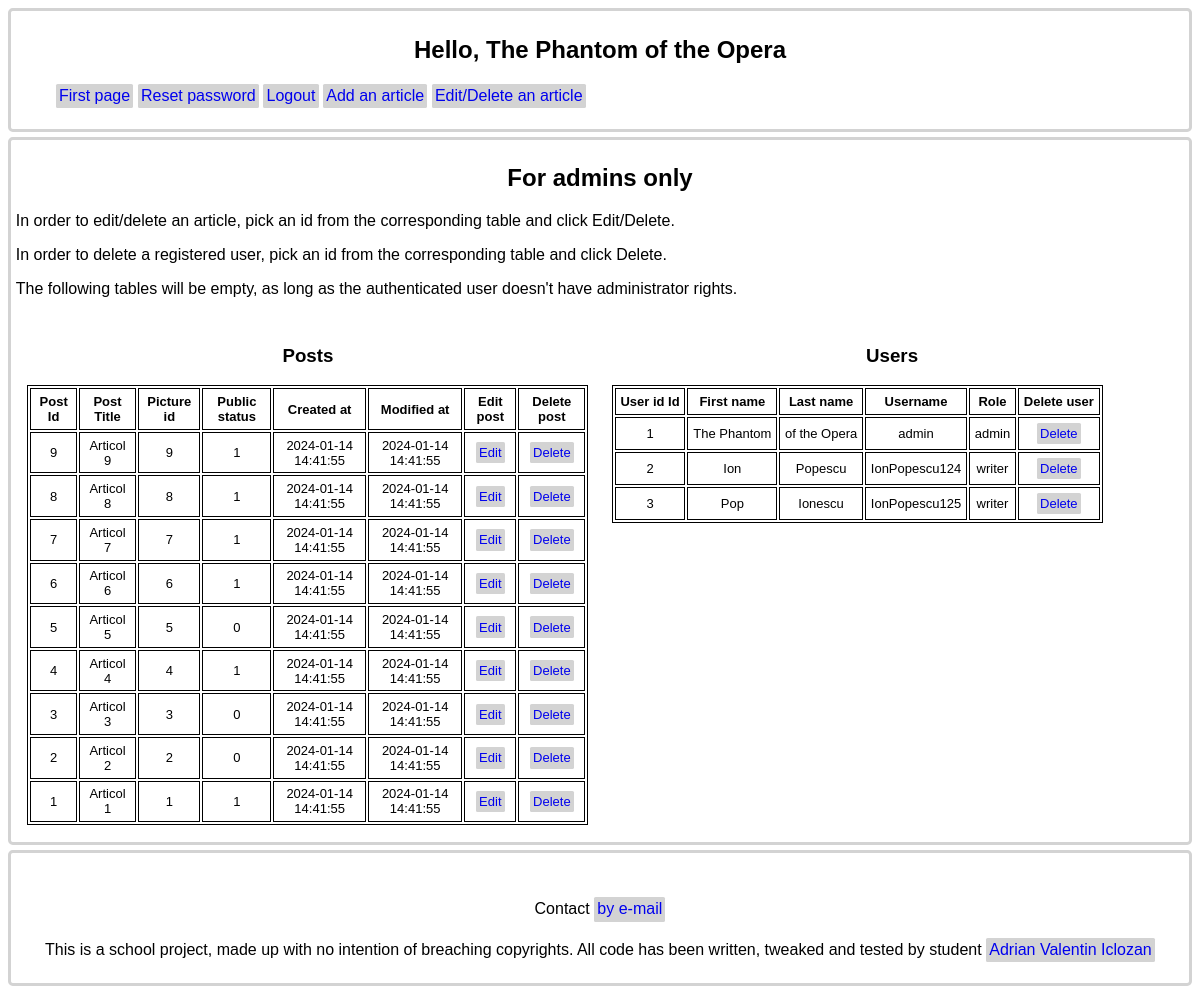
/SITE/user.php (signed in), run on the app's committed database.
### tables this page shows
CREATE TABLE posts (
	id INT NOT NULL AUTO_INCREMENT PRIMARY KEY,
	post_title VARCHAR(255),
	post_content LONGTEXT,
	author_id INT,
	picture_id INT,
	public TINYINT,
	created_at TIMESTAMP DEFAULT CURRENT_TIMESTAMP,
	modified_at TIMESTAMP DEFAULT CURRENT_TIMESTAMP ON UPDATE CURRENT_TIMESTAMP,
	img_reference VARCHAR(255),
	FOREIGN KEY(author_id) REFERENCES users(id),
	FOREIGN KEY(picture_id) REFERENCES pics(id)
	);

CREATE TABLE users (
	id INT NOT NULL AUTO_INCREMENT PRIMARY KEY,
	first_name VARCHAR(100) NOT NULL,
	last_name VARCHAR(100) NOT NULL,
	username VARCHAR(30) UNIQUE NOT NULL,
	password VARCHAR(255) NOT NULL,
	role VARCHAR(100) NOT NULL DEFAULT 'normal'
	);

### SITE/user.php (the view, shortened to what this page needs)
<?php
    require_once("backend/config.php");
?>
<!DOCTYPE html>
<html lang="en">
    <head>
        <link href="css/user.css" rel="stylesheet">
    </head>
    <body>
        <header>
            <nav>
            <h1>Hello, <?php echo $_SESSION['first_name'] . ' '. $_SESSION['last_name']; ?></h1>
                <ul>
                    <li><a href="index.php">First page</a></li>
                    <li><a href="resetPassword.php">Reset password</a></li>
                    <li><a href="backend/logout.php">Logout</a></li>
                    <li>
                        <?php
                            if($_SESSION['role'] == 'admin' || $_SESSION['role'] == 'writer')
                                echo '<a href="dashboard/add.php">Add an article</a>';
                        ?>
                    </li>
                        <?php
                            if($_SESSION['role'] == 'admin')
                                echo '<a href="#editor">Edit/Delete an article</a>';
                        ?>
                </ul>
            </nav>
        </header>
        <main>
            <h2>For admins only</h2>
            <p>In order to edit/delete an article, pick an id from the corresponding table and click Edit/Delete.</p>
            <p>In order to delete a registered user, pick an id from the corresponding table and click Delete.</p>
            <p>The following tables will be empty, as long as the authenticated user doesn't have administrator rights.</p>
            <section id="posts" class="table-wrapper">
                <h3 id="editor">Posts</h3>
                <table>
                    <tr><th>Post Id</th><th>Post Title</th><th>Picture id</th><th>Public status</th><th>Created at</th><th>Modified at</th><th>Edit post</th><th>Delete post</th></tr>
                    <?php
                        $sql = "SELECT id, post_title, picture_id, public, created_at, modified_at FROM posts ORDER BY id DESC";
                        if($stmt = $connection->query($sql)){
                            $data = $stmt->fetchAll();
                            foreach($data as $row){
                                if($_SESSION['role'] == 'admin')
                                {
                                    echo "<tr><td>" . $row['id'] . "</td><td>" . $row['post_title'] . "</td><td>" . $row['picture_id'] . "</td><td>" . $row['public'] . "</td><td>" . $row['created_at'] . "</td><td>" . $row['modified_at'] . "</td><td><a href='dashboard/edit.php?postid=" . $row['id'] . "'>Edit</a></td><td><a href='dashboard/backend/deletePost.php?postid=" . $row['id'] . "'>Delete</a></td></tr>";
                                }
                            }
                        }
                    ?>
                </table>
            </section><section id="users" class="table-wrapper">
                <h3>Users</h3>
                <table>
                    <tr><th>User id Id</th><th>First name</th><th>Last name</th><th>Username</th><th>Role</th><th>Delete user</th></tr>
                    <?php
                        $sql = "SELECT id, first_name, last_name, username, role FROM users";
                        if($stmt = $connection->query($sql)){
                            $data = $stmt->fetchAll();
                            foreach($data as $row){
                                if($_SESSION['role'] == 'admin')
                                {
                                    echo "<tr><td>" . $row['id'] . "</td><td>" . $row['first_name'] . "</td><td>" . $row['last_name'] . "</td><td>" . $row['username'] . "</td><td>" . $row['role'] . "</td><td><a href='dashboard/backend/deleteUser.php?userid=" . $row['id'] . "'>Delete</a></td></tr>";
                                }
                            }
                        }
                    ?>
                </table>
            </section>
        </main>
        <footer>
            <section id="footer-content">
                <p>Contact <a href="mailto:valentin.iclozan27@gmail.com">by e-mail</a></p>
                <p>This is a school project, made up with no intention of breaching copyrights. All code has been written, tweaked and tested by student <a href="https://adrian2771.github.io/studyproject/">Adrian Valentin Iclozan</a></p>
        </footer>
    </body>
</html>

### SITE/css/user.css (style rules this page uses)
* { box-sizing: border-box; font-family: sans-serif; }
header, footer, main { border: .2rem lightgray solid; border-radius: .3rem; min-width: 25vw; margin: .3rem auto; padding: .3rem; }
h1, h2, h3 { text-align: center; }
table, td, th { border:1px solid black; }
td, th { padding:.3rem; font-size: small; text-align: center; }
a { text-decoration: none; display: inline-block; padding: .2rem; background-color: lightgray; border-radius: .1rem; }
li { list-style: none; display: inline-block; }
#footer-content { margin-top: 2.5rem; font-weight: lighter; text-align: center; }
.table-wrapper { margin:1%; width: 48%; vertical-align: top; display: inline-block }

### data on the page
posts: id "9", post_title "Articol 9", picture "9", public "1", created_at "2024-01-14 14:41:55", modified_at "2024-01-14 14:41:55"
posts: id "8", post_title "Articol 8", picture "8", public "1", created_at "2024-01-14 14:41:55", modified_at "2024-01-14 14:41:55"
posts: id "7", post_title "Articol 7", picture "7", public "1", created_at "2024-01-14 14:41:55", modified_at "2024-01-14 14:41:55"
posts: id "6", post_title "Articol 6", picture "6", public "1", created_at "2024-01-14 14:41:55", modified_at "2024-01-14 14:41:55"
posts: id "5", post_title "Articol 5", picture "5", public "0", created_at "2024-01-14 14:41:55", modified_at "2024-01-14 14:41:55"
posts: id "4", post_title "Articol 4", picture "4", public "1", created_at "2024-01-14 14:41:55", modified_at "2024-01-14 14:41:55"
posts: id "3", post_title "Articol 3", picture "3", public "0", created_at "2024-01-14 14:41:55", modified_at "2024-01-14 14:41:55"
posts: id "2", post_title "Articol 2", picture "2", public "0", created_at "2024-01-14 14:41:55", modified_at "2024-01-14 14:41:55"
posts: id "1", post_title "Articol 1", picture "1", public "1", created_at "2024-01-14 14:41:55", modified_at "2024-01-14 14:41:55"
users: id "1", first_name "The Phantom", last_name "of the Opera", username "admin", role "admin"
users: id "2", first_name "Ion", last_name "Popescu", username "IonPopescu124", role "writer"
users: id "3", first_name "Pop", last_name "Ionescu", username "IonPopescu125", role "writer"

### other printed values
$_SESSION['first_name'] "The Phantom"
$_SESSION['last_name'] "of the Opera"
